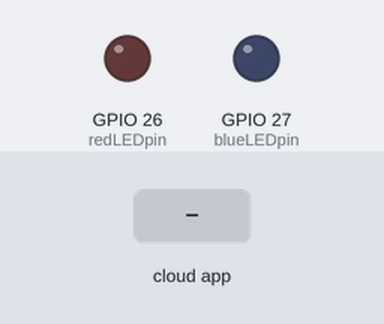
Bench run of a sketch on a simulated ESP32. Shown: output pins drawn as LEDs (lit = HIGH). Inputs (shaded band) come from the test bench. Not simulated (calls return 0 or success): ssid_password.h; what the sketch prints to the serial monitor is not drawn.

Above: at 2.7 s.
2.8 s: the phone or cloud app sets redledout to 1
At 3.2 s:
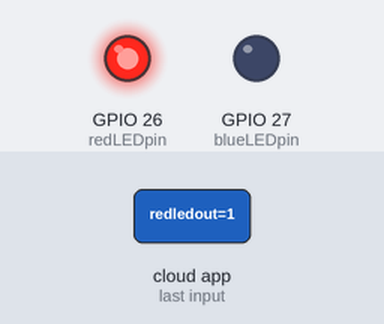
4.3 s: the phone or cloud app sets blueledout to 1
At 5.5 s:
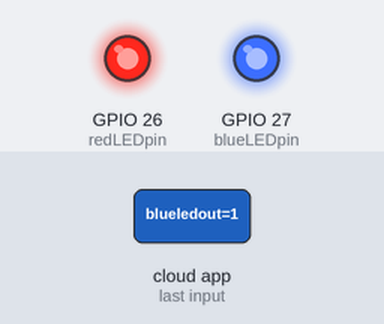
5.8 s: the phone or cloud app sets redledout to 0
At 7.0 s:
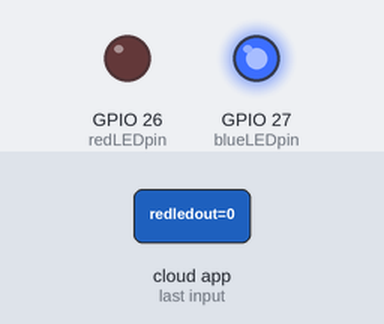
7.3 s: the phone or cloud app sets blueledout to 0
At 8.4 s:
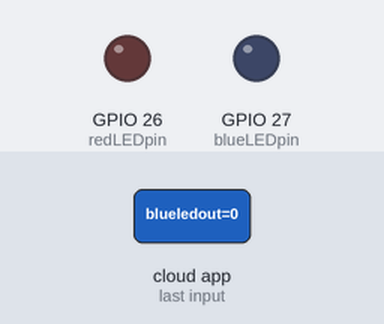
Timing chart, 0 to 10.3 s (numbered marks = the images above; inputs shaded):
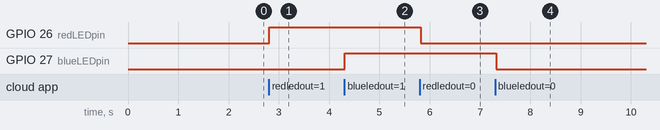

Measured:
- after the input at 2.8 s, GPIO 26 (redLEDpin): LOW → HIGH at once
- after the input at 4.3 s, GPIO 27 (blueLEDpin): LOW → HIGH at once
- after the input at 5.8 s, GPIO 26 (redLEDpin): HIGH → LOW at once
- after the input at 7.3 s, GPIO 27 (blueLEDpin): HIGH → LOW at once

The sketch:

Listing9-6.ino
```cpp
/*******************************************************************************
 * Sketch name: TVOC and CO2 measurement and Adafruit IO MQTT broker
 * Description: Three methods for notification of LED state change
 * Created on:  November 2023
 * Author:      Neil Cameron
 * Book:        ESP32 Communication
 * Chapter :    9 - MQTT
 ******************************************************************************/
#include "AdafruitIO_WiFi.h"        // include library
#define IO_USERNAME "xxxx"        // change xxxx to your
#define IO_KEY      "xxxx"        // IO_USERNAME and IO_KEY
#include <ssid_password.h>
AdafruitIO_WiFi adaIO(IO_USERNAME, IO_KEY, ssid, password);
AdafruitIO_Feed *redLEDin = adaIO.feed("redledout");  // data feed key defined
AdafruitIO_Feed *blueLEDin = adaIO.feed("blueledout"); //   for ->get() command
AdafruitIO_Feed *LDRout = adaIO.feed("LDRin");
AdafruitIO_Feed *emailout = adaIO.feed("emailin");

int redLEDpin = 26;         // LED and LDR GPIO pins
int blueLEDpin = 27;
int LDR, LDRpin = 35;
unsigned long lag = 0;

void setup()
{
  Serial.begin(115200);         // Serial Monitor baud rate
  pinMode(redLEDpin, OUTPUT);       // define pins as OUTPUT
  pinMode(blueLEDpin, OUTPUT);      //   or INPUT
  pinMode(LDRpin, INPUT);
  adaIO.connect();          // connect to io.adafruit.com
  redLEDin->onMessage(redLED_fn);     // call function when message
  blueLEDin->onMessage(blueLED_fn);     // received from Adafruit IO
  while(adaIO.status() < AIO_CONNECTED)   // wait for connection
  {               //   to Adafruit IO
    Serial.print(".");
    delay(500);
  }
  Serial.println();
  Serial.println(adaIO.statusText());   // "Adafruit IO connected"
  redLEDin->get();          // get dashboard states
  blueLEDin->get();         // of red and blue LEDs
}

void redLED_fn(AdafruitIO_Data *data)   // function called when LED
{               //   state changed on dashboard
  Serial.print("red LED state ");
  if(data->toPinLevel() == HIGH) Serial.println("HIGH");
  else Serial.println("LOW");
  digitalWrite(redLEDpin, data->toPinLevel());  // turn on or off LED
}

void blueLED_fn(AdafruitIO_Data *data)
{
  Serial.print("blue LED state ");
  if(data->toPinLevel() == HIGH) Serial.println("HIGH");
  else Serial.println("LOW");
  digitalWrite(blueLEDpin, data->toPinLevel());
  int LED = data->toInt();        // return data feed to Adafruit IO
  emailout->save(LED);          //   to trigger IFTTT email
}

void loop()
{
  adaIO.run();        // maintain client connection to io.adafruit.com
  if(millis() - lag > 10000)        // after 10s intervals
  {
    LDR = analogRead(LDRpin);       // update LDR reading
    Serial.printf("LDRout %d \n", LDR);
    LDRout->save(LDR);          // send data feed to Adafruit IO
    lag = millis();
  }
}
```
